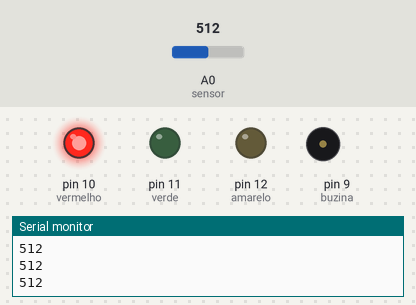
Simulated run of this sketch. Board: Arduino Uno, built with avr-gcc and run on an emulated ATmega328P. Parts: output pins drawn as LEDs (lit = HIGH), buzzer (waves = sounding, pin HIGH), the last lines printed to the serial monitor. Inputs (shaded band) come from the test bench; at power-on: A0 (sensor) = 512.

Above: at 1.2 s.
1.3 s: A0 (sensor) set to 219
2.8 s: A0 (sensor) set to 188
At 3.3 s:
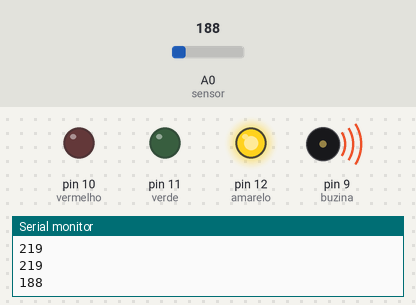
4.5 s: A0 (sensor) set to 114
7.5 s: A0 (sensor) set to 92
10.5 s: A0 (sensor) set to 113
At 12.1 s:
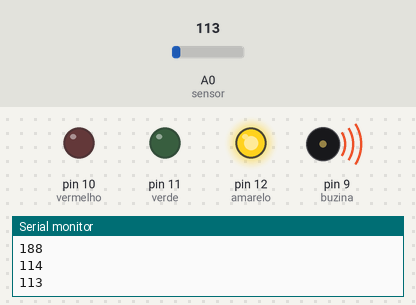
12.9 s: A0 (sensor) set to 216
At 15.3 s:
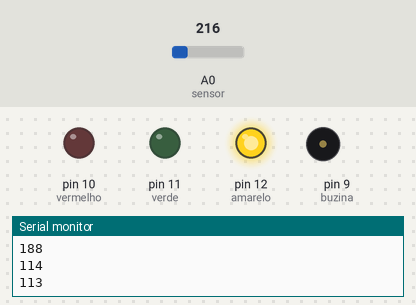
Timing chart, 0 to 16.9 s (numbered marks = the images above; inputs shaded):
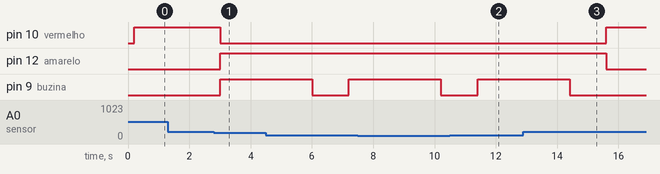

Measured:
- the behaviour switches between 206 and 205 on A0 (sensor) (found by bisection; images 0 and 1)
- after the input at 2.8 s, pin 10 (vermelho): HIGH → LOW after 0.20 s; pin 12 (amarelo), pin 9 (buzina): LOW → HIGH after 0.20 s
- after the input at 10.5 s, pin 11 (verde): stays LOW (without the input it goes to HIGH after 0.91 s); pin 12 (amarelo): stays HIGH (without the input it goes to LOW after 0.91 s); pin 9 (buzina): LOW → HIGH after 0.91 s
- after the input at 12.9 s, pin 10 (vermelho): LOW → HIGH after 2.7 s; pin 12 (amarelo): HIGH → LOW after 2.7 s; pin 9 (buzina): goes on until 14.4 s, then stays LOW

The sketch:

LDR_Sensor.ino
```cpp
int sensor = A0;
int ldrrecebido = 0;
int verde = 11;
int vermelho = 10;
int amarelo = 12;
int buzina = 9;


void setup()
{
pinMode(sensor, INPUT);
pinMode(amarelo, OUTPUT);
pinMode(verde, OUTPUT);
pinMode(vermelho, OUTPUT);
pinMode(buzina, OUTPUT);
Serial.begin(9600);
}

void loop()
{
ldrrecebido = analogRead (sensor);
Serial.println(ldrrecebido);
delay(200);

if (ldrrecebido < 103) {
digitalWrite(vermelho, LOW);
  digitalWrite(verde, HIGH);
  digitalWrite(amarelo, LOW);
    digitalWrite(buzina, LOW);


}

else if (ldrrecebido >= 103 && ldrrecebido < 206) {
digitalWrite(amarelo, HIGH);
    digitalWrite(verde, LOW);
  digitalWrite(vermelho, LOW);
digitalWrite(buzina, HIGH);
delay(3000);
digitalWrite(buzina, LOW);
delay(1000);

}

else {
digitalWrite(verde, LOW);
digitalWrite(vermelho, HIGH);
digitalWrite(amarelo, LOW);

}

}
```
